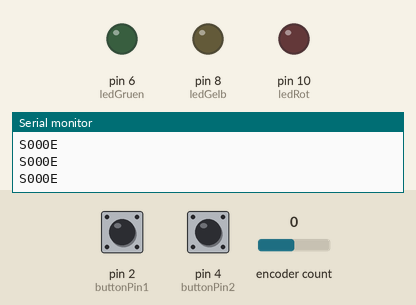
This sketch was run on a simulated Arduino Mega 2560, built with avr-gcc and run on an emulated ATmega2560. Parts: output pins drawn as LEDs (lit = HIGH), the last lines printed to the serial monitor. Inputs (shaded band) come from the test bench; at power-on: pin 2 (buttonPin1) HIGH, pin 4 (buttonPin2) HIGH, encoder count 0.

Above: at 1.2 s.
1.3 s: pin 2 (buttonPin1) pulled LOW for 0.15 s
At 2.5 s:
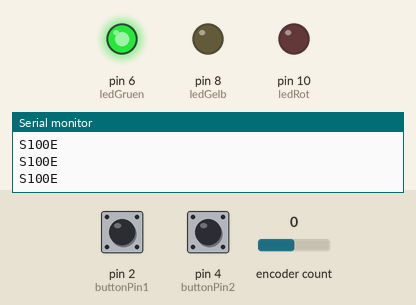
2.9 s: pin 4 (buttonPin2) pulled LOW for 0.15 s
At 4.0 s:
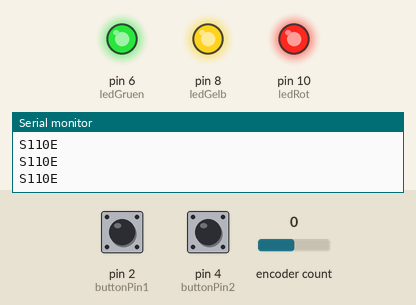
4.5 s: pin 2 (buttonPin1) pulled LOW for 1 s
At 5.6 s:
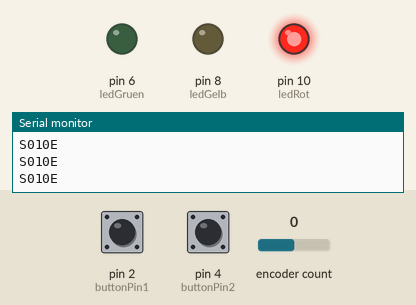
7.0 s: pin 2 (buttonPin1) pulled LOW for 3.2 s
At 7.4 s:
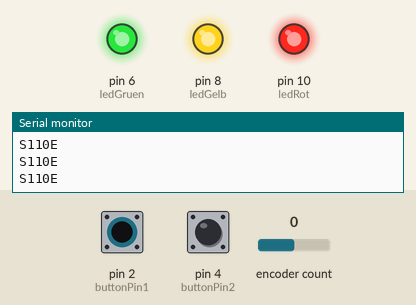
14.7 s: pin 4 (buttonPin2) pulled LOW for 1 s
At 15.5 s:
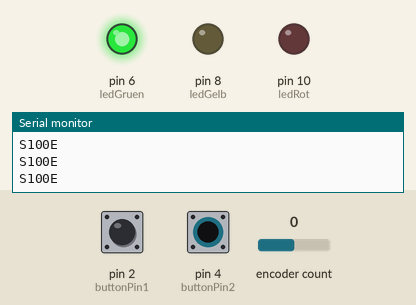
Timing chart, 0 to 17.7 s (numbered marks = the images above; inputs shaded):
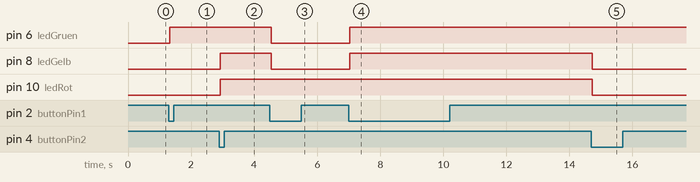

Measured:
- after the input at 1.3 s, pin 6 (ledGruen): LOW → HIGH at once
- after the input at 2.9 s, pin 8 (ledGelb), pin 10 (ledRot): LOW → HIGH at once
- after the input at 4.5 s, pin 6 (ledGruen), pin 8 (ledGelb): HIGH → LOW at once
- after the input at 7.0 s, pin 6 (ledGruen), pin 8 (ledGelb): LOW → HIGH at once
- after the input at 14.7 s, pin 8 (ledGelb), pin 10 (ledRot): HIGH → LOW at once

The sketch:

tuif_A.ino
```cpp
#include <Bounce2.h>
#include <Encoder.h>

Encoder myEnc(12, 24);

int ledGruen = 6;
int ledGelb = 8;
int ledRot = 10;


//Arduino Sketch
// Button 1 kommt an Pin 2, Button 2 an Pin 10
const int buttonPin1 = 2;
const int buttonPin2 = 4;

// Zum Zwischenspeichern der Button-Zustände
int buttonState1 = 0;
int buttonState2 = 0;
int potiState;

// Enthält den String, der an den PC geschickt wird
String data;

Bounce debouncer1 = Bounce();   // Erstellt ein Bounce-Objekt namens debouncer
Bounce debouncer2 = Bounce();   // Erstellt ein Bounce-Objekt namens debouncer

boolean previousState1 = false; // Speichert den vorigen Zustand des Tasters
boolean switchState1 = false;   // Speicherung den Zustand des Toggle-Schalters
boolean previousState2 = false; // Speichert den vorigen Zustand des Tasters
boolean switchState2 = false;   // Speicherung den Zustand des Toggle-Schalters

// Serielle Schnittstelle einrichten, pinModes setzen
void setup() {
  Serial.begin(9600);
  pinMode(buttonPin1, INPUT_PULLUP);
  pinMode(buttonPin2, INPUT_PULLUP);
   pinMode(ledGruen, OUTPUT);
   pinMode(ledGelb, OUTPUT);
   pinMode(ledRot, OUTPUT);

  debouncer1.attach(buttonPin1);  // Zuweisung des Pins an debouncer
  debouncer1.interval(5);         // interval in ms
  debouncer2.attach(buttonPin2);  // Zuweisung des Pins an debouncer
  debouncer2.interval(5);         // interval in ms
}

long oldPosition  = -999;

void loop() {

  // Beise Buttons auslesen
  buttonState1 = button1();
  buttonState2 = button2();
  potiState = potentiometer();
  if(buttonState1 == 1) digitalWrite(ledGruen, HIGH);
  else digitalWrite(ledGruen, LOW);
  if(buttonState2 == 1) digitalWrite(ledRot, HIGH);
  else digitalWrite(ledRot, LOW);
  if(buttonState1 == 1 && buttonState2 == 1) digitalWrite(ledGelb, HIGH);
  else digitalWrite(ledGelb, LOW);
  // und in einen einfachen String zusammenbauen
  data = normalizeData(buttonState1, buttonState2, potiState);
  // dieser String (z.B. S10E+Zeilwenwechsel) wird dann seriell ausgegeben.
  Serial.println(data);
  // Um die serielle Ausgabe zu beobachten, einfach nach dem Programmstart den seriellen Monitor in der Arduino Umgebung starten
  delay(20);
}

// normalizeData fügt die Werte der beiden Buttons zusammen und ergänzt den String um ein eindeutiges Start- und Endezeichen
String normalizeData(int b1, int b2, int poti) {

  String B1string = String(b1);
  String B2string = String(b2);
  String potiString = String(poti);

  // Erzeugt Werte wie S00E, S10E, S01E, S11E
  String ret = String("S") + B1string + B2string + potiString + String("E");
  return ret;
}

int button1(){
  debouncer1.update();  // debouncer muss in jeder loop-Ausführung upgedated werden

  // Get the updated value :
  boolean currentState1 = !debouncer1.read(); // k


  if(!previousState1 && currentState1){
    // steigende Flanke gefunden. Zustand des Umschalters wird invertiert.
    switchState1 = !switchState1;
    //digitalWrite(13, switchState);
    //Serial.println(switchState1);
  }
  // fallende Flanke? nur wenn voriger State TRUE war und jetziger State FALSE ist
  else if (previousState1 && !currentState1) {
    // fallende Flanke gefunden. Keine Zustandsänderung ist notwendig.
  }

  previousState1 = currentState1;
  return switchState1;
}

int button2(){
  debouncer2.update();  // debouncer muss in jeder loop-Ausführung upgedated werden

  // Get the updated value :
  boolean currentState2 = !debouncer2.read(); // k


  if(!previousState2 && currentState2){
    // steigende Flanke gefunden. Zustand des Umschalters wird invertiert.
    switchState2 = !switchState2;
    //digitalWrite(13, switchState);
    //Serial.println(switchState1);
  }
  // fallende Flanke? nur wenn voriger State TRUE war und jetziger State FALSE ist
  else if (previousState2 && !currentState2) {
    // fallende Flanke gefunden. Keine Zustandsänderung ist notwendig.
  }

  previousState2 = currentState2;
  return switchState2;
}

int potentiometer(){
  long newPosition = myEnc.read();
  if (newPosition != oldPosition) {
    oldPosition = newPosition;
    Serial.println(newPosition);
  }
  return newPosition;
}
```
